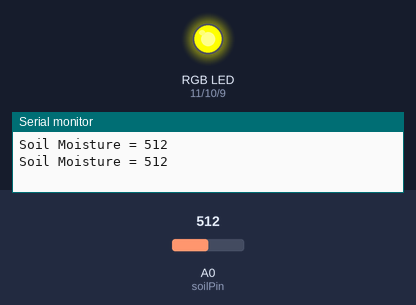
Recording of a sketch running on a simulated Arduino Uno, built with avr-gcc and run on an emulated ATmega328P. Shown: an RGB LED mixed from three pins (HIGH = lit), the last lines printed to the serial monitor. The test bench sets the inputs (shaded band); at power-on: A0 (soilPin) = 512. Dim RGB values are drawn brighter than linear; pins used as bus, display or sensor lines are not drawn.

Above: at 1.8 s.
1.9 s: A0 (soilPin) set to 576
3.4 s: A0 (soilPin) set to 594
At 4.5 s:
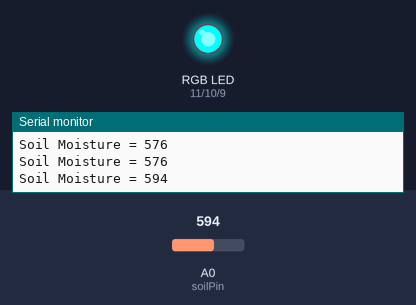
5.5 s: A0 (soilPin) set to 721
7.2 s: A0 (soilPin) set to 741
At 9.0 s:
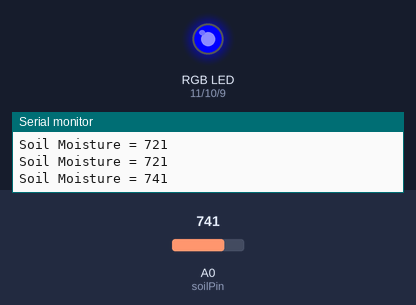
9.5 s: A0 (soilPin) set to 866
11.3 s: A0 (soilPin) set to 894
At 12.5 s:
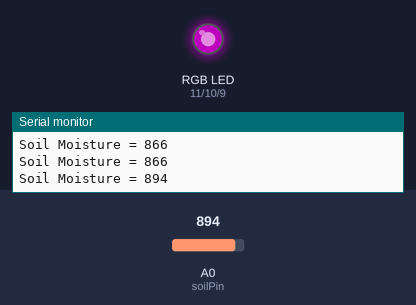
Timing chart, 0 to 14.3 s (numbered marks = the images above; inputs shaded):
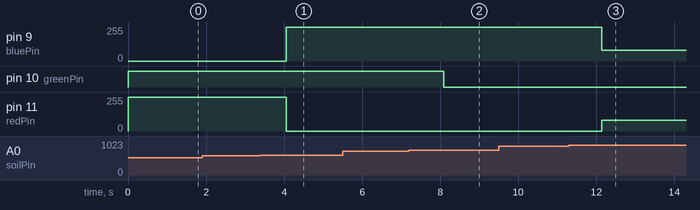

The sketch:

soil_moisture_sensor_rgb.ino
```cpp
// (licence header left out)
int val = 0; //value for storing moisture value
int soilPin = A0;//Declare a variable for the soil moisture sensor
int soilPower = 7;//Variable for Soil moisture Power

int redPin = 11;
int greenPin = 10;
int bluePin = 9;

//Cone pins

//int cone1 = 3;
//int cone2= 5;


void setup()
{
  Serial.begin(9600);   // open serial over USB

  pinMode(soilPower, OUTPUT);//Set D7 as an OUTPUT
  digitalWrite(soilPower, LOW);//Set to LOW so no power is flowing through the sensor
  pinMode(redPin, OUTPUT);
  pinMode(greenPin, OUTPUT);
  pinMode(bluePin, OUTPUT);
//  analogWrite(cone1, HIGH);
//  analogWrite(cone1, HIGH);
}

void loop()
{
Serial.print("Soil Moisture = ");
//get soil moisture value from the function below and print it
Serial.println(readSoil());
int color=map(val, 0, 880, 0, 6);
if(color==0){
  setColor(255, 0, 0);  //red
}else if(color==1){
 setColor(175, 255, 0); //orange?
}
else if(color==2){
  setColor(255, 255, 0);  // yellow
}
else if(color==3){
  setColor(255, 255, 0); //green
}
else if(color==4){
  setColor(0, 255, 255);  // aqua
}
else if(color==5){
  setColor(0, 0, 255);  // blue
}
else if(color==6){
  setColor(80, 0, 80);  // purple
}
//This 1 second timefrme is used so you can test the sensor and see it change in real-time.
//For in-plant applications, you will want to take readings much less frequently.
delay(1000);//take a reading every second
}
//This is a function used to get the soil moisture content
int readSoil()
{

    digitalWrite(soilPower, HIGH);//turn D7 "On"
    delay(10);//wait 10 milliseconds
    val = analogRead(soilPin);//Read the SIG value form sensor
    digitalWrite(soilPower, LOW);//turn D7 "Off"
    return val;//send current moisture value
}
void setColor(int red, int green, int blue)
{
  #ifdef COMMON_ANODE
    red = 255 - red;
    green = 255 - green;
    blue = 255 - blue;
  #endif
  analogWrite(redPin, red);
  analogWrite(greenPin, green);
  analogWrite(bluePin, blue);
}
```

Measured:
- the behaviour switches between 586 and 587 on A0 (soilPin) (found by bisection; images 0 and 1)
- the behaviour switches between 733 and 734 on A0 (soilPin) (found by bisection; images 1 and 2)
- the behaviour switches between 879 and 880 on A0 (soilPin) (found by bisection; images 2 and 3)
- after the input at 3.4 s, pin 9 (bluePin): 0/255 → 255/255 after 0.65 s; pin 11 (redPin): 255/255 → 0/255 after 0.65 s
- after the input at 7.2 s, pin 10 (greenPin): HIGH → LOW after 0.89 s
- after the input at 11.3 s, pin 9 (bluePin): 255/255 → 80/255 after 0.84 s; pin 11 (redPin): 0/255 → 80/255 after 0.84 s
